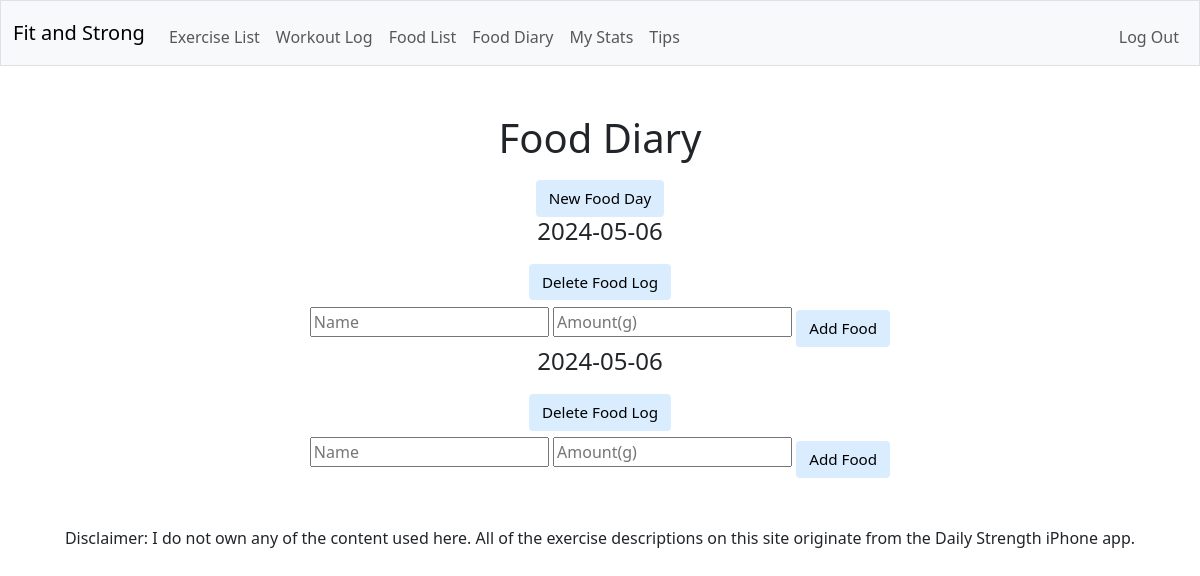
The app's page /fooddiary (signed in), older data.
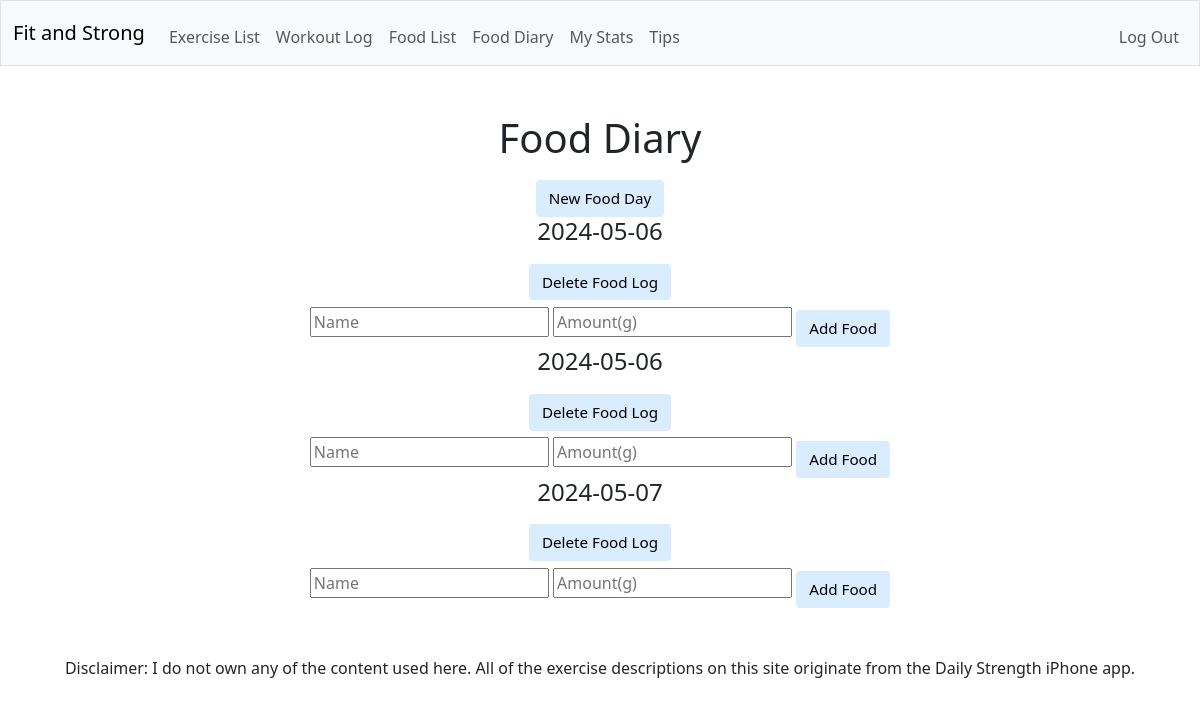
The same page, newer data.
### tables this page shows
CREATE TABLE "food_logs" (
  "id" INTEGER,
  "date" TEXT NOT NULL,
  "user_id" TEXT NOT NULL,
  PRIMARY KEY("id")
);

### app.py (the view)
@app.route("/fooddiary", methods=["GET", "POST"])
@login_required
def fooddiary():
  if request.method == "POST":
    username = db.execute(
        """SELECT username FROM users
        WHERE id = ?;""",
        session["user_id"]
    )
    db.execute(
      """INSERT INTO "food_logs" ("date", "user_id")
      VALUES (?, ?)""",
      date.today(), username[0]["username"]
    )
    return redirect("/fooddiary")
  else:
    foodlogs = db.execute("SELECT * FROM food_logs;")
    return render_template("fooddiary.html", foodlogs=foodlogs)

### app.py (called while the page is built)
def login_required(f):
    @wraps(f)
    def decorated_function(*args, **kwargs):
        if session.get("user_id") is None:
            return redirect("/login")
        return f(*args, **kwargs)
    return decorated_function

### templates/fooddiary.html (shortened to what this page needs)
{% extends "layout.html" %}
{% block main %}
  <h1>Food Diary</h1>
  <form action="/fooddiary" method="post">
    <button type="submit">New Food Day</button>
  </form>
  {% for foodlog in foodlogs %}
  <h4>{{ foodlog.date }}</h4>
  <button>Delete Food Log</button>
  <br>
  <form action="/fooddiary" method="post">
    <input autocomplete="off" autofocus name="food-name" placeholder="Name" type="text">
    <input autocomplete="off" name="grams" placeholder="Amount(g)" type="number">
    <button type="submit">Add Food</button>
  </form>
  {% endfor %}
{% endblock %}

Row changes from the older to the newer data that the page shows:
added food_logs: date "2024-05-07"
